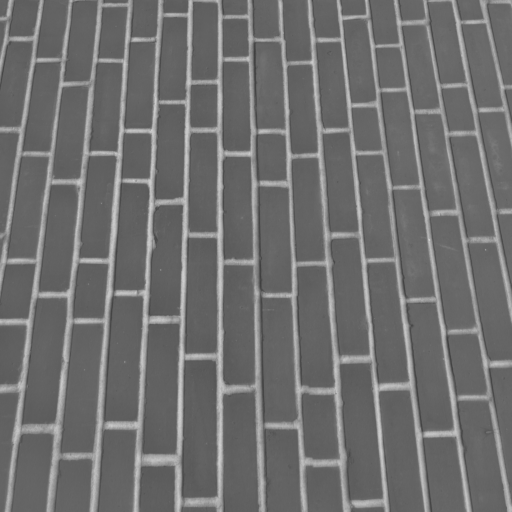
#> input picture skimage.data.brick(), 512 x 512 px
$ jupyter execute --allow-errors CNN_Visualization_Lab_FA23-BAI-039.ipynb
#> lines starting #> are read from the running program, lines starting #| are printed output that depends on the picture
# CNN Feature Visualization, Parameter Audit & Critical Analysis
### Deep Learning & Computer Vision — Practical Laboratory Assignment

| | |
|---|---|
| **Student Name** | Muhammad Asad Mashood |
| **Registration No.** | FA23-BAI-039 |
| **Course / Section** | _fill in_ |
| **Submission Date** | _fill in_ |

---

**How this notebook is built (what's different about it)**

1. **No black-box convolution.** Conv, ReLU, Max/Avg pooling are written from scratch in NumPy (exactly the cross-correlation a CNN layer computes), and then **verified to 1e-12** against SciPy and PyTorch. So every pixel in the grid can be explained by hand in the viva.
2. **Two input images.** A real image (brick wall: dense horizontal + vertical edges) **and** a synthetic *probe image* with a known geometry (rectangle, disc, smooth ramp). On the probe the correct answer is known in advance, so the feature maps can be checked against theory.
3. **Every written answer is backed by a measurement.** Each Part III answer quotes numbers printed by the code above it (percent of pixels blacked out, energy kept, edge survival under pooling, etc.), not general statements.
4. **Each claim is tested with an experiment:** activation swap (ReLU / Leaky / Sigmoid), a dark-text-on-white pooling test, numerical proof of ReLU–MaxPool commutativity plus a timing benchmark, empirical receptive-field measurement with gradients, and a real training run that **reproduces filter collapse and then fixes it**.
5. **A finding that changes the textbook answer to Q3:** replacing a 5×5 layer with two 3×3 layers does **not** always save parameters. It depends on the width of the middle layer, and in Model B it can cost *more*. Shown with numbers and verified in Keras.

**Runtime:** Google Colab (CPU is enough; GPU only speeds up Part III-Q5). TensorFlow/Keras and PyTorch are both pre-installed in Colab.

### Contents
0. Setup
1. **Part I** — Input images · five 3×3 kernels · from-scratch ops + verification · pipeline · **5×4 grid** · quantitative evidence
2. **Part II** — Hand calculation · Keras `model.summary()` · PyTorch cross-check · audit table · receptive field · compute cost
3. **Part III** — Experiments + answers for Q1–Q5
4. Viva cheat-sheet · export figures

## 0 · Setup

[cell 1]
import os, time, timeit, warnings
import numpy as np
import pandas as pd
import matplotlib.pyplot as plt
from numpy.lib.stride_tricks import sliding_window_view
from scipy.signal import correlate2d
from skimage import data, color, transform, io
import cv2

warnings.filterwarnings('ignore')
np.random.seed(42)
pd.set_option('display.precision', 3)
pd.set_option('display.width', 200)

FIG_DIR = 'figures'
os.makedirs(FIG_DIR, exist_ok=True)
plt.rcParams.update({'figure.dpi': 110, 'savefig.dpi': 200, 'font.size': 9,
                     'axes.titlesize': 9, 'axes.labelsize': 9})

def savefig(fig, name):
    path = f'{FIG_DIR}/{name}.png'
    fig.savefig(path, bbox_inches='tight')
    print('saved ->', path)

print('NumPy', np.__version__, '| OpenCV', cv2.__version__)

# PART I — Filter Pipeline Implementation & Visualization

## 1.1 Input images

* **Main image:** `skimage.data.brick()`, a brick wall. The mortar gives bright **horizontal** lines and short bright **vertical** joints, which is the "crisp horizontal and vertical structural edges" the brief asks for. Set `USE_MY_OWN_IMAGE = True` to upload your own photo instead (e.g. a building).
* **Probe image (synthetic control):** a bright rectangle (2 horizontal + 2 vertical edges with *known* polarity), a disc (edges in every orientation) and a smooth ramp (a gradient with no edge). On this image every feature-map value can be predicted on paper first.

Images are converted to grayscale in **[0, 1]** and resized to 256×256.

[cell 2]
USE_MY_OWN_IMAGE = False     # True -> upload your own picture in Colab
IMG_SIZE = 256

def load_image():
    if USE_MY_OWN_IMAGE:
        from google.colab import files
        up = files.upload()
        path = list(up.keys())[0]
        img, src = io.imread(path), f'uploaded file: {path}'
    else:
        img, src = data.brick(), 'skimage.data.brick() (brick wall, 512x512 grayscale)'
#> img is the input picture: shape (512, 512); min 63, max 207, mean 111.5
    if img.ndim == 3:
        img = color.rgb2gray(img[..., :3])          # -> float in [0,1]
    img = img.astype(np.float64)
    if img.max() > 1.0:
        img = img / 255.0
    img = transform.resize(img, (IMG_SIZE, IMG_SIZE), anti_aliasing=True)
#> img: shape (256, 256) float64
    return img, src

def make_probe(n=128):
    p = np.zeros((n, n))
    p[24:64, 24:104] = 1.0                                   # rectangle: top/bottom = horizontal edges, left/right = vertical
    yy, xx = np.mgrid[:n, :n]
    p[((yy - 96) ** 2 + (xx - 40) ** 2) < 18 ** 2] = 0.6     # disc: edges in every orientation
    p[80:112, 72:120] = np.linspace(0, 1, 48)[None, :]       # horizontal ramp: smooth gradient, no sharp edge
    return p

img, img_src = load_image()
probe = make_probe()
print('Main image :', img_src, '->', img.shape, f'range [{img.min():.2f}, {img.max():.2f}]')
#| Main image : skimage.data.brick() (brick wall, 512x512 grayscale) -> (256, 256) range [0.28, 0.78]
print('Probe image:', probe.shape)

fig, ax = plt.subplots(1, 3, figsize=(13, 4))
ax[0].imshow(img, cmap='gray', vmin=0, vmax=1); ax[0].set_title('Main input (grayscale, [0,1])')
ax[1].imshow(probe, cmap='gray', vmin=0, vmax=1); ax[1].set_title('Probe image (known geometry)')
ax[2].hist(img.ravel(), bins=60, color='0.3'); ax[2].set_title('Main image intensity histogram')
for a in ax[:2]: a.axis('off')
plt.tight_layout(); savefig(fig, '00_inputs'); plt.show()

## 1.2 The five 3×3 kernels

**A note on names, worth raising in the viva.** "Sobel-X" means the *derivative along x*. A derivative along x is large where intensity changes left→right, which happens on **vertical** edges. So *Sobel-X detects vertical edges* and *Sobel-Y / Prewitt-Y detects horizontal edges*. The brief's wording mixes the two naming conventions. In this notebook each kernel is named **by the edge orientation it lights up**, and the derivative direction is shown in brackets so there is no ambiguity.

| # | Kernel | Matrix | Sum (DC gain) |
|---|---|---|---|
| 1 | Horizontal edge — Prewitt, ∂/∂y | `[[-1,-1,-1],[0,0,0],[1,1,1]]` | 0 |
| 2 | Vertical edge — Sobel, ∂/∂x | `[[-1,0,1],[-2,0,2],[-1,0,1]]` | 0 |
| 3 | Sharpen | `[[0,-1,0],[-1,5,-1],[0,-1,0]]` | 1 |
| 4 | Gaussian blur | `[[1,2,1],[2,4,2],[1,2,1]] / 16` | 1 |
| 5 | Emboss | `[[-2,-1,0],[-1,1,1],[0,1,2]]` | 1 |

The **kernel sum** predicts what ReLU will do before anything runs. On a flat patch of brightness *v*, the output is *v × sum*.
* sum = 0 (edge kernels): flat regions → 0 and the output is centred on zero, so roughly half the response is negative and **ReLU will remove a large part of it**.
* sum = 1 (sharpen, blur, emboss): flat regions → *v* ≥ 0, so the output is mostly positive and **ReLU changes little**.

The second row of the figure shows each kernel's **frequency response** (|FFT|). Edge and sharpen kernels are high-pass, blur is low-pass. This explains the pooling results in Q2.

[cell 3]
KERNELS = {
    'Horizontal edge\n(Prewitt, d/dy)': np.array([[-1, -1, -1], [0, 0, 0], [1, 1, 1]], float),
    'Vertical edge\n(Sobel, d/dx)':     np.array([[-1, 0, 1], [-2, 0, 2], [-1, 0, 1]], float),
    'Sharpen':                          np.array([[0, -1, 0], [-1, 5, -1], [0, -1, 0]], float),
    'Gaussian blur':                    np.array([[1, 2, 1], [2, 4, 2], [1, 2, 1]], float) / 16,
    'Emboss':                           np.array([[-2, -1, 0], [-1, 1, 1], [0, 1, 2]], float),
}
SHORT = dict(zip(KERNELS, ['H-edge', 'V-edge', 'Sharpen', 'Blur', 'Emboss']))

fig, axes = plt.subplots(2, 5, figsize=(16, 6.5))
for i, (name, k) in enumerate(KERNELS.items()):
    ax = axes[0, i]
    lim = np.abs(k).max()
    ax.imshow(k, cmap='RdBu_r', vmin=-lim, vmax=lim)
    for (r, c), v in np.ndenumerate(k):
        ax.text(c, r, f'{v:.3g}', ha='center', va='center', fontsize=11, fontweight='bold')
    ax.set_title(f'{name}\nsum = {k.sum():.2f}'); ax.set_xticks([]); ax.set_yticks([])
    F_ = np.abs(np.fft.fftshift(np.fft.fft2(k, s=(64, 64))))
    axes[1, i].imshow(F_, cmap='viridis'); axes[1, i].set_title('|FFT| (centre = low freq.)')
    axes[1, i].set_xticks([]); axes[1, i].set_yticks([])
plt.suptitle('Five 3×3 kernels (top) and their frequency responses (bottom)', fontsize=12)
plt.tight_layout(); savefig(fig, '01_kernels'); plt.show()

## 1.3 From-scratch operations + verification

A CNN "convolution" layer actually computes **cross-correlation** (the kernel is *not* flipped):

$$Y[i,j] = \sum_{u=-1}^{1}\sum_{v=-1}^{1} K[u,v]\; X[i+u,\, j+v]$$

This matters for direction-sensitive kernels. With the H-edge kernel (−1 row on top, +1 row at the bottom), the output is **(pixels below) − (pixels above)**. That sign is exactly what decides which pixels go black after ReLU.

**Padding choice:** *reflect* padding, so the output keeps the 256×256 size **without inventing a fake edge** at the image border. Zero padding would put a bright frame of edge responses around the image and pollute the statistics.

[cell 4]
def conv2d(x, k, pad='reflect'):
    """Single-channel CNN-style convolution (cross-correlation), stride 1, 'same' output size."""
    kh, kw = k.shape
    xp = np.pad(x, ((kh // 2, kh // 2), (kw // 2, kw // 2)), mode=pad)
    windows = sliding_window_view(xp, (kh, kw))          # (H, W, kh, kw) view, no copy
    return np.einsum('ijkl,kl->ij', windows, k)

def relu(x):               return np.maximum(0.0, x)
def leaky_relu(x, a=0.1):  return np.where(x > 0, x, a * x)
def sigmoid(x):            return 1.0 / (1.0 + np.exp(-x))

def _blocks(x, s=2):
    H, W = (x.shape[0] // s) * s, (x.shape[1] // s) * s
    return x[:H, :W].reshape(H // s, s, W // s, s)

def maxpool(x, s=2): return _blocks(x, s).max(axis=(1, 3))     # 2x2 window, stride 2
def avgpool(x, s=2): return _blocks(x, s).mean(axis=(1, 3))
def minpool(x, s=2): return _blocks(x, s).min(axis=(1, 3))

# ---- verification -------------------------------------------------------------
rng = np.random.default_rng(0)
x_test = rng.normal(size=(37, 41))
err_conv = max(np.abs(conv2d(x_test, k, pad='constant') -
                      correlate2d(x_test, k, mode='same', boundary='fill')).max()
               for k in KERNELS.values())
naive_max = np.array([[x_test[2*i:2*i+2, 2*j:2*j+2].max()  for j in range(20)] for i in range(18)])
naive_avg = np.array([[x_test[2*i:2*i+2, 2*j:2*j+2].mean() for j in range(20)] for i in range(18)])
print(f'conv2d  vs scipy.correlate2d : max |error| = {err_conv:.1e}')
print(f'maxpool vs naive loops       : max |error| = {np.abs(maxpool(x_test) - naive_max).max():.1e}')
print(f'avgpool vs naive loops       : max |error| = {np.abs(avgpool(x_test) - naive_avg).max():.1e}')
assert err_conv < 1e-10

#> (a cell that did not finish here is left out)

## 1.4 Run the pipeline: Conv → (A) → ReLU → (B) → MaxPool → (C) / AvgPool → (D)

Each filter runs **independently** on the input image, and all four intermediate tensors are stored.

[cell 6]
def run_pipeline(image):
    out = {}
    for name, k in KERNELS.items():
        A = conv2d(image, k)      # Stage A: raw linear response
        B = relu(A)               # Stage B: ReLU
        C = maxpool(B)            # Stage C: MaxPool 2x2, stride 2
        D = avgpool(B)            # Stage D: AvgPool 2x2, stride 2
        out[name] = dict(A=A, B=B, C=C, D=D)
#> this loop made 5 passes
#> pass 1, in run_pipeline, `A = conv2d(image, k)`:
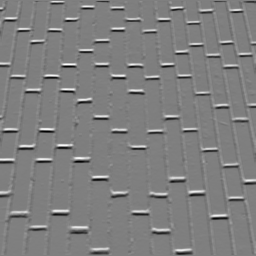
#> A: shape (256, 256) float64; min -1.06, max 1.06, mean -0.000465; drawn with min black and max white
#> after the loop:
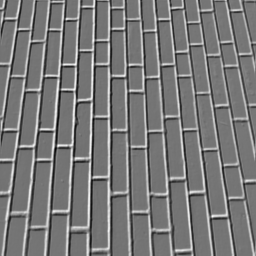
#> A: shape (256, 256) float64; min -0.863, max 1.88, mean 0.437; drawn with min black and max white
#> after the loop:
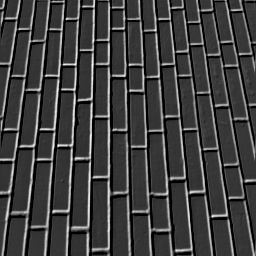
#> B: shape (256, 256) float64; min 0, max 1.88, mean 0.466; drawn with min black and max white
#> after the loop, out = 5 items
    return out

stages = run_pipeline(img)
#> stages = 5 items
probe_stages = run_pipeline(probe)
for name, S in stages.items():
    print(f"{SHORT[name]:8s} A{S['A'].shape} B{S['B'].shape} C{S['C'].shape} D{S['D'].shape}")
#> this loop made 5 passes
#> name on passes 3 to 5: 'Sharpen', 'Gaussian blur', 'Emboss'
#> (printed output is left out)

## 1.5 The 5 × 4 comparative visualization grid

**Intensity scaling rule (the same for every row):** each row uses one scale, *m* = max|Stage A| of that filter.
* **Stage A** uses a *diverging* map (blue = negative, white = 0, red = positive) on [−m, +m]. The sign is the whole story for ReLU, so it has to be visible.
* **Stages B, C, D** use grayscale on [0, m]. Black = exactly 0. Since all four columns share *m*, a pixel's brightness can be compared directly across stages. For example, an AvgPool value that looks dimmer than the MaxPool value really *is* smaller.

[cell 7]
STAGE_TITLES = {'A': 'Stage A · raw convolution', 'B': 'Stage B · ReLU',
                'C': 'Stage C · MaxPool 2×2 s2', 'D': 'Stage D · AvgPool 2×2 s2'}

def plot_grid(st, suptitle, fname, crop=None):
#> called with fname = '02_grid_main'
    fig, axes = plt.subplots(5, 4, figsize=(15, 19))
    for r, (name, S) in enumerate(st.items()):
        m = np.abs(S['A']).max()
        for c, key in enumerate('ABCD'):
            ax, M = axes[r, c], S[key]
            if crop is not None:                       # crop in full-res coords, halve for pooled maps
                y0, y1, x0, x1 = crop; f = 1 if key in 'AB' else 2
                M = M[y0 // f:y1 // f, x0 // f:x1 // f]
            if key == 'A':
                im = ax.imshow(M, cmap='RdBu_r', vmin=-m, vmax=m)
                extra = f'neg {100 * (S["A"] < 0).mean():.1f}%'
            else:
                im = ax.imshow(M, cmap='gray', vmin=0, vmax=m)
                extra = f'zeros {100 * (S[key] == 0).mean():.1f}%'
            ax.set_title(f'{STAGE_TITLES[key]}\n{S[key].shape[0]}×{S[key].shape[1]} | '
                         f'[{S[key].min():.2f}, {S[key].max():.2f}] | {extra}')
            ax.set_xticks([]); ax.set_yticks([])
            fig.colorbar(im, ax=ax, fraction=0.046, pad=0.02)
        axes[r, 0].set_ylabel(name, fontsize=11, fontweight='bold')
#> this loop made 5 passes
#> (name, m) on passes 3 to 5: ('Sharpen', 1.17), ('Gaussian blur', 0.729), ('Emboss', 1.88)
    fig.suptitle(suptitle, fontsize=14, y=0.995)
    plt.tight_layout(); savefig(fig, fname); plt.show()
#> call 3 of savefig, with name = '02_grid_main'
#> in savefig (call 3), `fig.savefig(path, bbox_inches='tight')`:
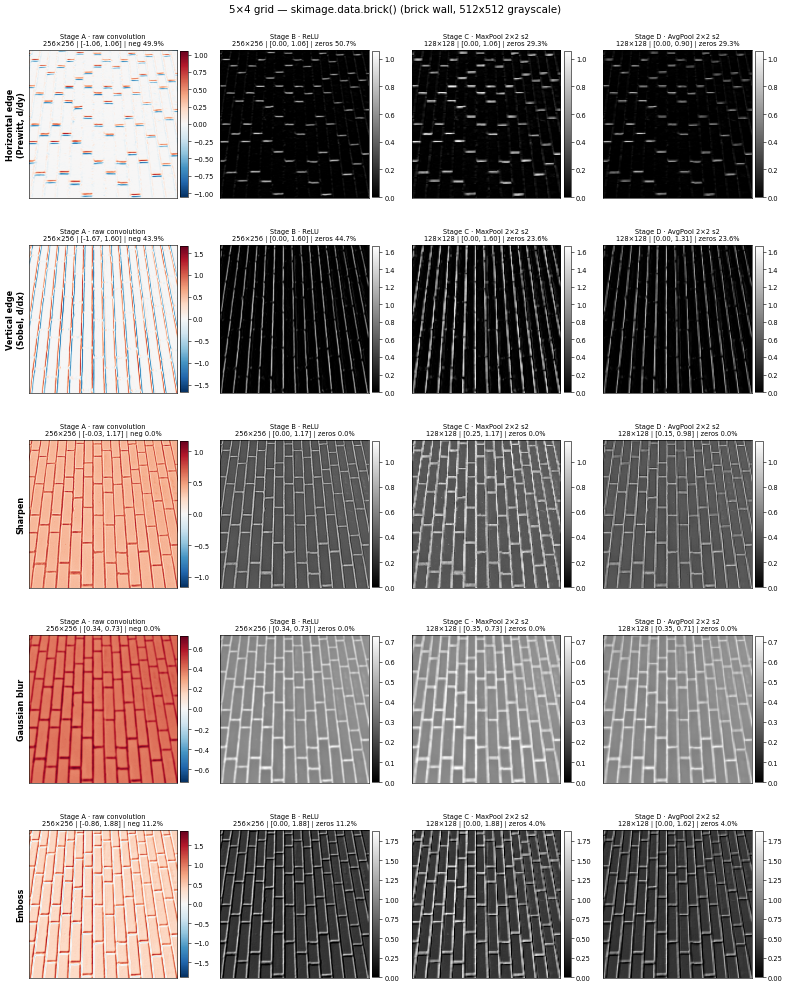
#> figure drawn by matplotlib, 40 panels

plot_grid(stages, f'5×4 grid — {img_src}', '02_grid_main')

### Zoomed grid (64×64 crop)

At full size, single pixels are not visible. This crop of the same grid shows individual mortar lines, so a specific pixel can be pointed at during the viva. Pooled maps show the matching 32×32 region.

[cell 8]
CROP = (96, 160, 96, 160)    # y0, y1, x0, x1 in full-resolution coordinates
plot_grid(stages, f'Zoomed 5×4 grid — crop rows {CROP[0]}:{CROP[1]}, cols {CROP[2]}:{CROP[3]}',
          '03_grid_zoom', crop=CROP)
#> the loop in plot_grid (call 2), `for r, (name, S) in enumerate(st.items()):` made 5 passes

### Control experiment: same grid on the probe image

The answers can be predicted on paper first. H-edge on the rectangle: **top edge positive** (dark above, bright below → below − above > 0) and **bottom edge negative**, so the bottom edge should vanish after ReLU. Likewise the V-edge **left edge is positive and the right edge is negative**. The ramp has a constant gradient, so the V-edge gives a flat, non-zero band instead of a line.

[cell 9]
plot_grid(probe_stages, '5×4 grid on the probe image (predictions can be checked)', '04_grid_probe')
#> in savefig (call 5), `fig.savefig(path, bbox_inches='tight')`:
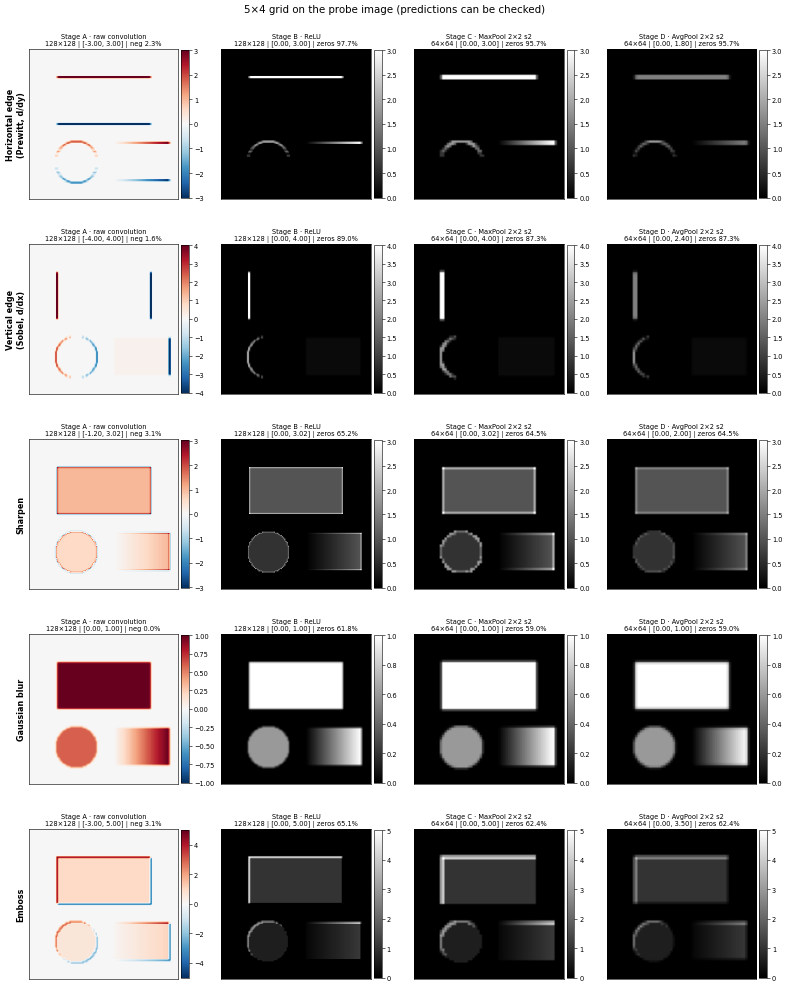
#> figure drawn by matplotlib, 40 panels

## 1.6 Quantitative evidence table

Numbers that the Part III answers refer to:

| column | meaning |
|---|---|
| `% neg (A)` | share of pixels with a negative raw response |
| `% zero (B)` | share set to exactly 0 by ReLU ("blackout") |
| `energy kept by ReLU %` | Σ B² / Σ A², the share of signal energy that survives ReLU |
| `peak kept Max/Avg %` | strongest pooled value ÷ strongest Stage-B value |
| `strong survive Max/Avg %` | of the 2×2 windows that contain a *strong* response (≥ 50 % of peak), the share that still read as strong after pooling |
| `HF energy Max/Avg` | high-frequency energy (variance of the Laplacian) of Stage C ÷ Stage D. > 1 means MaxPool kept more fine detail |

[cell 10]
LAPLACE = np.array([[0, 1, 0], [1, -4, 1], [0, 1, 0]], float)
def hf_energy(M): return np.var(conv2d(M, LAPLACE))

def strong_survival(B, pooled, frac=0.5):
    t = frac * B.max()
    has_strong = _blocks(B).max(axis=(1, 3)) >= t
    return 100 * (pooled[has_strong] >= t).mean()

def evidence_table(st):
    rows = []
    for name, S in st.items():
        A, B, C, D = S['A'], S['B'], S['C'], S['D']
        rows.append({
            'filter': SHORT[name],
            'A min': A.min(), 'A max': A.max(),
            '% neg (A)': 100 * (A < 0).mean(),
            '% zero (B)': 100 * (B == 0).mean(),
            'energy kept by ReLU %': 100 * (B ** 2).sum() / (A ** 2).sum(),
            'peak kept Max %': 100 * C.max() / B.max(),
            'peak kept Avg %': 100 * D.max() / B.max(),
            'strong survive Max %': strong_survival(B, C),
            'strong survive Avg %': strong_survival(B, D),
            'HF energy Max/Avg': hf_energy(C) / hf_energy(D),
        })
#> this loop made 5 passes
#> name on passes 3 to 5: 'Sharpen', 'Gaussian blur', 'Emboss'
#> pass 1, in evidence_table, `A, B, C, D = S['A'], S['B'], S['C'], S['D']`:
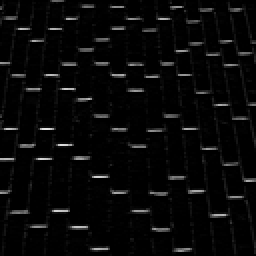
#> D: shape (128, 128) float64 (shown 2 times larger); min 0, max 0.9, mean 0.0334
#> pass 1, in strong_survival, `has_strong = _blocks(B).max(axis=(1, 3)) >= t`:
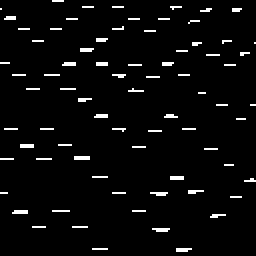
#> has_strong: shape (128, 128) bool (shown 2 times larger); 3.7% white in thin lines or dots
#> pass 1, in conv2d (call 16), `xp = np.pad(x, ((kh // 2, kh // 2), (kw // 2, kw // 2)), mode=pad)`:
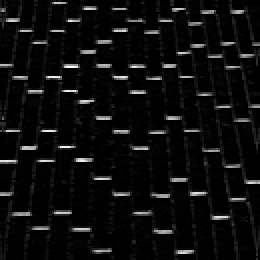
#> xp: shape (130, 130) float64 (shown 2 times larger); min 0, max 1.06, mean 0.0552; drawn with min black and max white
#> pass 1, in conv2d (call 17), `xp = np.pad(x, ((kh // 2, kh // 2), (kw // 2, kw // 2)), mode=pad)`:
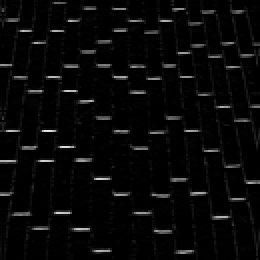
#> xp: shape (130, 130) float64 (shown 2 times larger); min 0, max 0.9, mean 0.0331
#> after the loop:
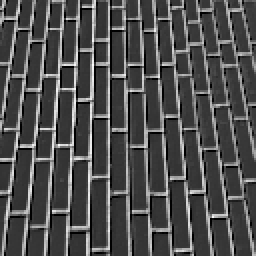
#> C: shape (128, 128) float64 (shown 2 times larger); min 0, max 1.88, mean 0.579; drawn with min black and max white
#> after the loop, rows = 5 items
#> (the rest of the program and of its run is left out)
